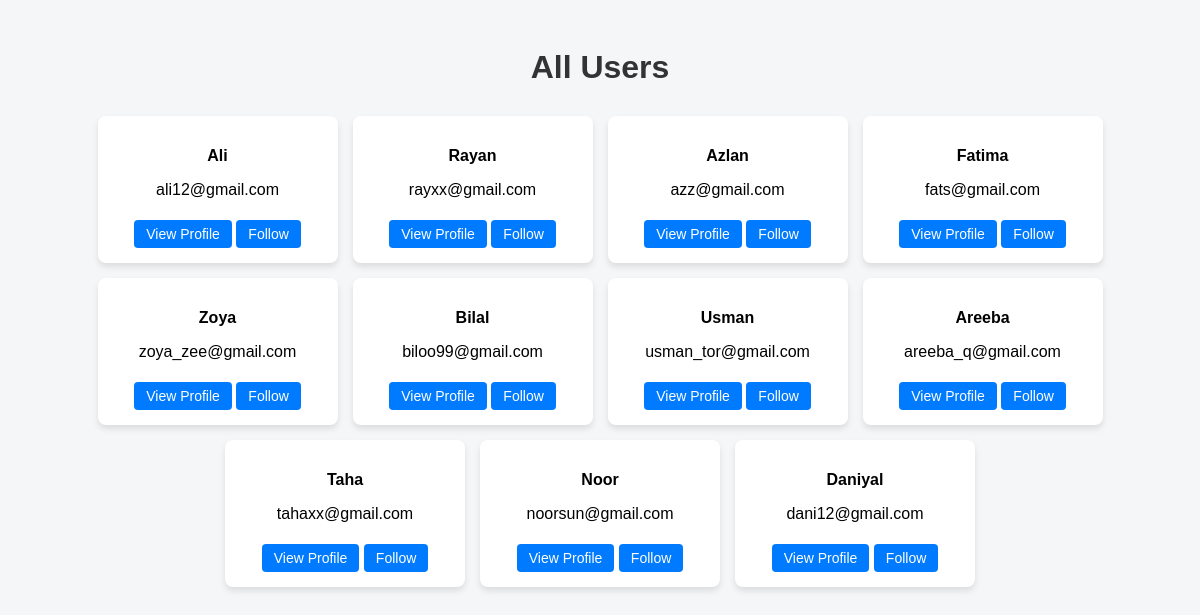
Page /allusers (signed in) on the committed database.
### tables this page shows
CREATE TABLE Users (
    username TEXT PRIMARY KEY,
    email TEXT UNIQUE NOT NULL,
    password TEXT NOT NULL,
    description TEXT,
    noOfBooksRead INT DEFAULT 0,
    topPick1 TEXT,
    topPick2 TEXT,
    topPick3 TEXT
);

### app.py (the view)
@app.route("/allusers")
def all_users():
    if "username" not in session:
        return redirect("/login")
    current_user = session["username"]
    conn = get_db_connection()
    users = conn.execute("SELECT * FROM Users").fetchall()
    followed = conn.execute("SELECT followee FROM Follows WHERE follower = ?", (current_user,)).fetchall()
    followed_set = {row['followee'] for row in followed}
    conn.close()
    return render_template("allusers.html", users=users, followed_set=followed_set, current_user=current_user)

### app.py (called while the page is built)
def get_db_connection():
    conn = sqlite3.connect(DATABASE)
    conn.row_factory = sqlite3.Row
    return conn

### templates/allusers.html (shortened to what this page needs)
<!DOCTYPE html>
<html lang="en">
<head>
</head>
<body>
    <h1>All Users</h1>
    <div class="user-list">
        {% for user in users %}
            {% if user.username != current_user %}
                <div class="user-card">
                    <p><strong>{{ user.username }}</strong></p>
                    <p>{{ user.email }}</p>
                    <form action="/profile/{{ user.username }}" method="get" style="display: inline;">
                        <button type="submit">View Profile</button>
                    </form>
                    {% if user.username in followed_set %}
                        <form action="/unfollow/{{ user.username }}" method="post" style="display: inline;">
                            <button type="submit">Unfollow</button>
                        </form>
                    {% else %}
                        <form action="/follow/{{ user.username }}" method="post" style="display: inline;">
                            <button type="submit">Follow</button>
                        </form>
                    {% endif %}
                </div>
            {% endif %}
        {% endfor %}
    </div>
</body>
</html>

### templates/allusers.html (style rules this page uses)
body { font-family: Arial, sans-serif; background-color: #f4f6f8; padding: 20px; text-align: center; }
h1 { color: #333; margin-bottom: 30px; }
.user-list { display: flex; flex-wrap: wrap; justify-content: center; gap: 15px; }
.user-card { background-color: white; padding: 15px 20px; border-radius: 8px; box-shadow: 0 4px 6px rgba(0, 0, 0, 0.1); width: 200px; transition: transform 0.2s ease-in-out; }
button { background-color: #007BFF; color: white; border: none; padding: 6px 12px; border-radius: 4px; margin-top: 5px; cursor: pointer; font-size: 14px; }

### rows in the picture
Users: username "Ali", email "ali12@gmail.com"
Users: username "Rayan", email "rayxx@gmail.com"
Users: username "Azlan", email "azz@gmail.com"
Users: username "Fatima", email "fats@gmail.com"
Users: username "Zoya", email "zoya_zee@gmail.com"
Users: username "Bilal", email "biloo99@gmail.com"
Users: username "Usman", email "usman_tor@gmail.com"
Users: username "Areeba", email "areeba_q@gmail.com"
Users: username "Taha", email "tahaxx@gmail.com"
Users: username "Noor", email "noorsun@gmail.com"
Users: username "Daniyal", email "dani12@gmail.com"
